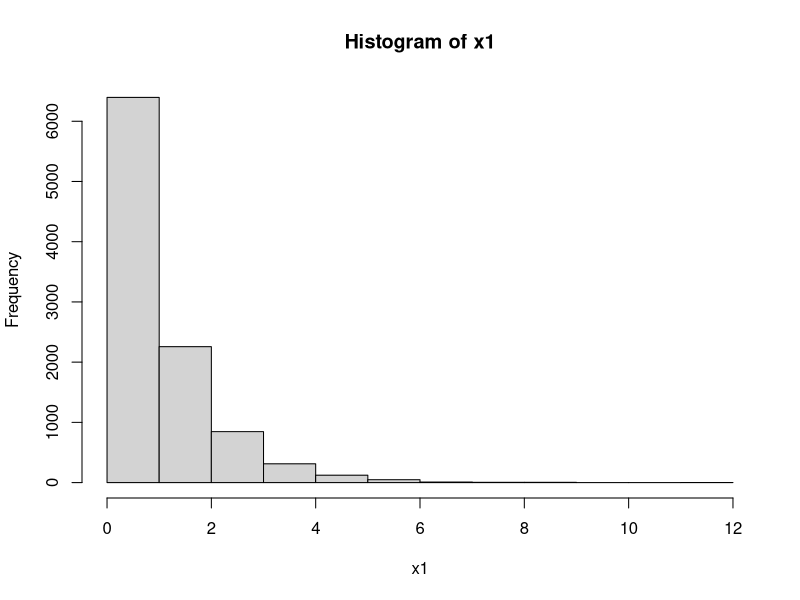
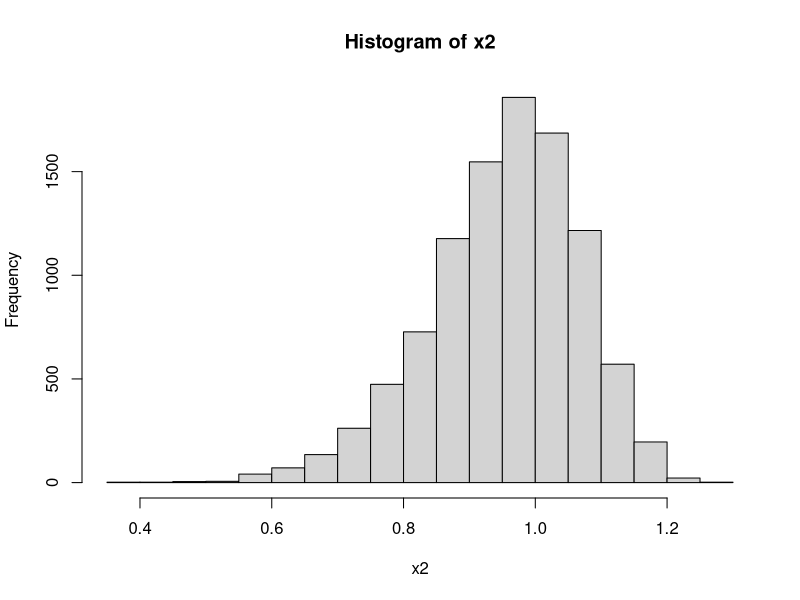
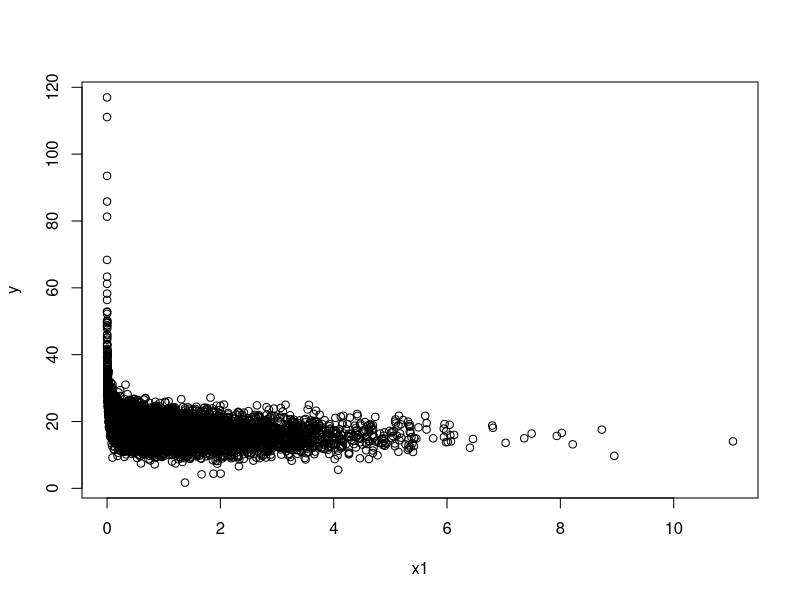
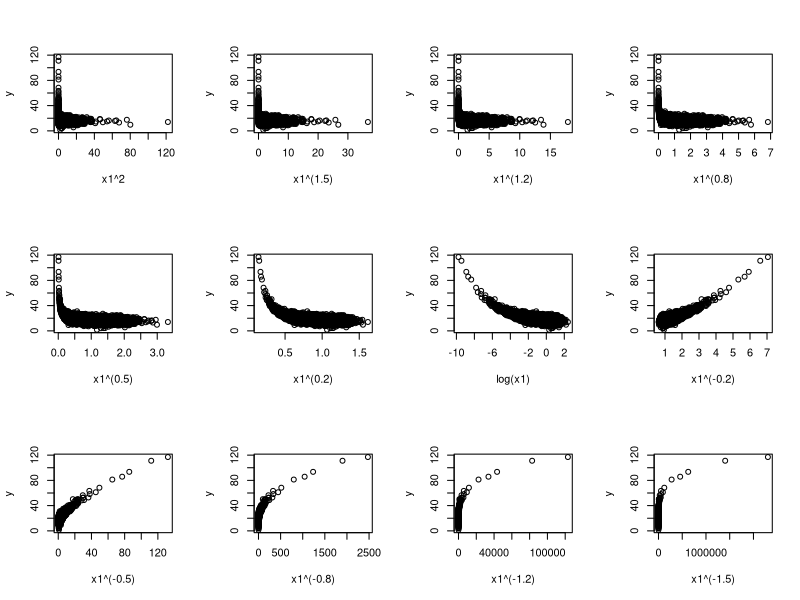

Recreate these plots in R, in order. (Note: this script raises an error after producing the figures.)
x1=rexp(10000)
x2=rweibull(10000,10)

hist(x1)
hist(x2)

y=10+4*x1^(-1/3)+3*sqrt(x2)+rnorm(10000,0,3) ## Note that y does not have a linear relationship with neither x1 and x2.
## y has a linear relationship with x1^(-1/3) and a linear relationship with x^(.5)

plot(x1,y)
data=data.frame(x1,x2,y) ## this is what the data we see would look like.

### Let's try to search for the transfomration which leads to the most linear relationship between x1 and y.

par(mfrow=c(3,4)) ## Allows us to output 12 scatterplots in 1 window.

plot(x1^2,y)
plot(x1^(1.5),y)
plot(x1^(1.2),y)
plot(x1^(.8),y)
plot(x1^(.5),y)
plot(x1^(.2),y)
plot(log(x1),y)
plot(x1^(-.2),y)
plot(x1^(-.5),y)
plot(x1^(-.8),y)
plot(x1^(-1.2),y)
plot(x1^(-1.5),y)

### Note that the plot of y versus x1^(-.2) is most linear (This is because the actual linear relationship is with respect to x^-.3333)

par(mfrow=c(1,1))
library(MASS)
boxcox(lm(y~x1))
## Note that this comes relatively close to determining the best transformation.

## Let's look at the histograms of x1 and x2 again, and note their skewness:
hist(x1)
hist(x2)
## x1 is right skewed while x2 is left skewed

### We can again search for the transformation which results in the most "Bell-shaped" Histogram!
par(mfrow=c(3,4))

hist(x1^2)
hist(x1^(1.5))
hist(x1^(1.2))
hist(x1^(.8))
hist(x1^(.5))
hist(x1^(.2))
hist(log(x1))
hist(x1^(-.2))
hist(x1^(-.5))
hist(x1^(-.8))
hist(x1^(-1.2))
hist(x1^(-1.5))

## We can also use the Box-Cox approach:
par(mfrow=c(1,1))
boxcox(lm(x1~1))

########### And the same goes for x2:
par(mfrow=c(3,4)) ## Allows us to output 12 scatterplots in 1 window.
hist(x2^2)
hist(x2^(1.5))
hist(x2^(1.2))
hist(x2^(.8))
hist(x2^(.5))
hist(x2^(.2))
hist(log(x2))
hist(x2^(-.2))
hist(x2^(-.5))
hist(x2^(-.8))
hist(x2^(-1.2))
hist(x2^(-1.5))

par(mfrow=c(1,1))
boxcox(lm(x2~1))

## Let's suppose now we wanted to estimate an OLR model using the data in x1, x2, and y.
## Suppose our goal is to generate get as linear a relationship as possible between y and our predictor variables.

### From line 34, we see that it is ideal to let pred1=x1^(-.2)
# Since we have not explored what transformation of x2 leads to a linear relationship, lets do so now:
boxcox(lm(y~x2)) 
boxcox(lm(y~x2), plotit=FALSE) 
## note that it seems like we should use pred2=x2^(-.2) is the best according to boxcox(). 
## In fact we know that the best is actually sqrt(x2) based on line 7, but we will trust in boxcox.

# Thus the model we would estimate would be:
pred1=x1^(-.2)
pred2=x2^(-.2)
lm(y~pred1+pred2)
### Note that there are two ways to write this mdodel:
#y= \alpha + \beta1*pred1 + \beta2*pred2 + \eps
# or
#y= \alpha + \beta1*x1^(-.2) + \beta2*x2^(-.2) + \eps










